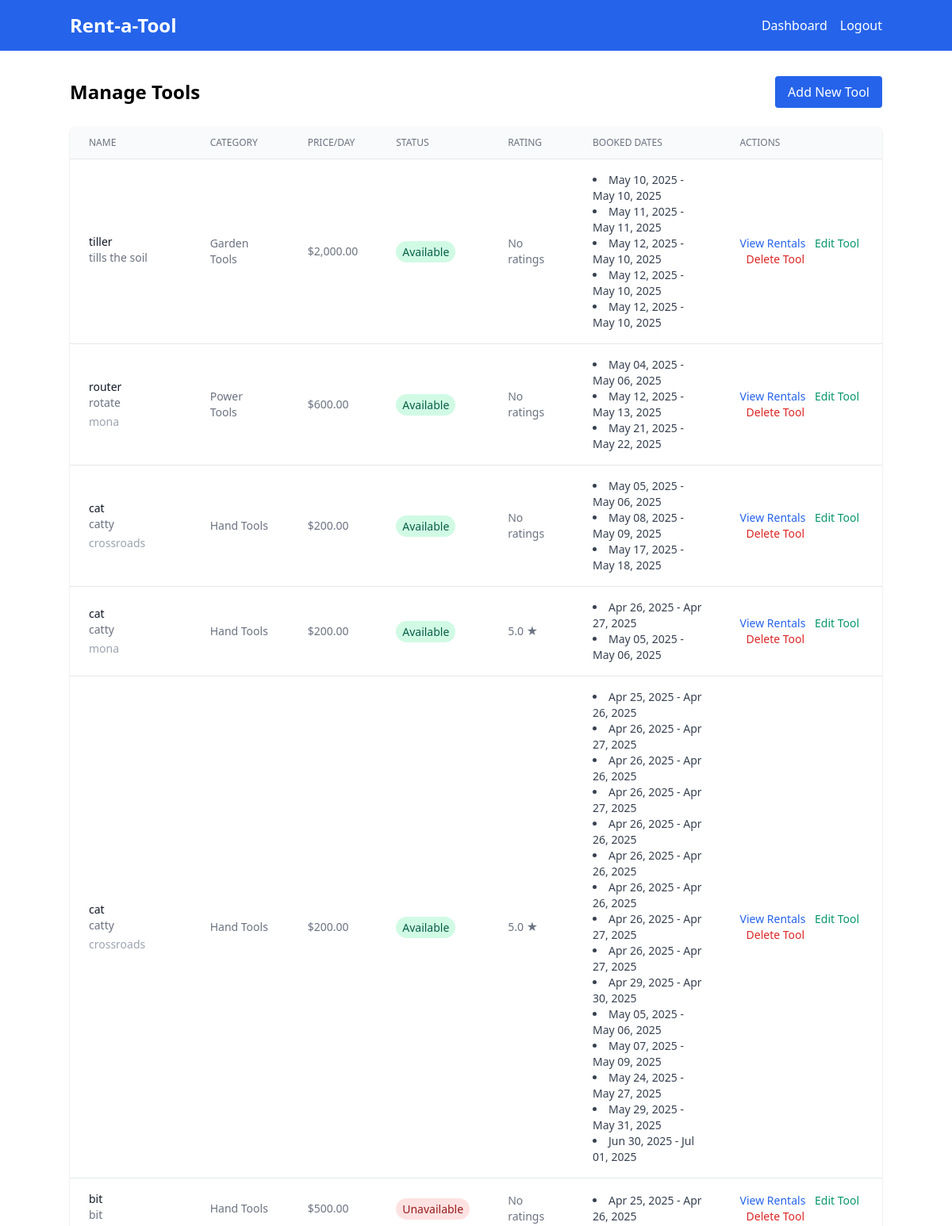
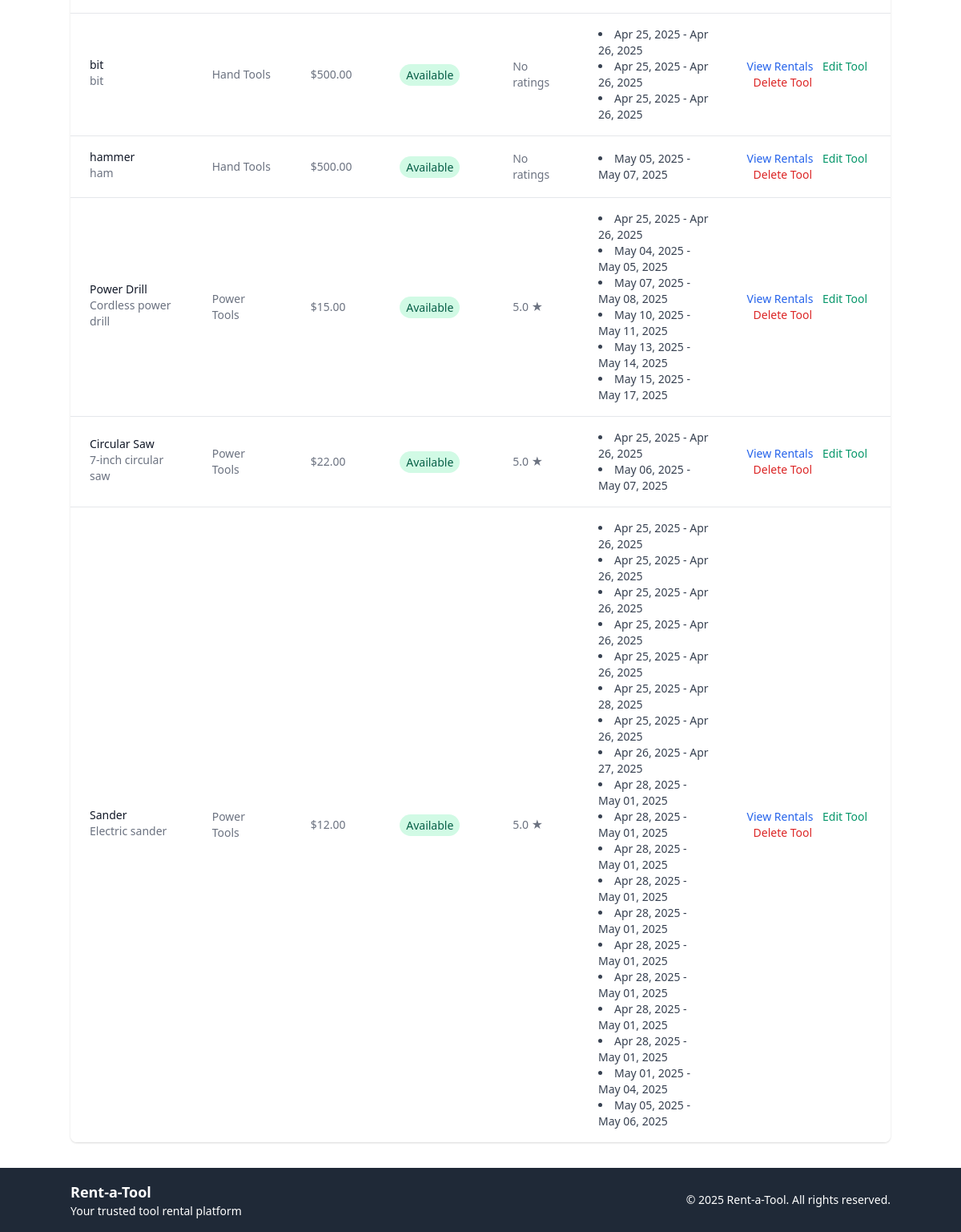
The app's page /dashboard/owner/tools.php (signed in) with its own data (2 pictures, top to bottom).
### tables this page shows
CREATE TABLE `tool` (
  `ToolID` int(11) NOT NULL,
  `OwnerID` int(11) NOT NULL,
  `Name` varchar(100) NOT NULL,
  `Description` text DEFAULT NULL,
  `Images` text DEFAULT NULL,
  `PricePerDay` decimal(10,2) NOT NULL,
  `WeightedRating` float DEFAULT 0,
  `AvailabilityStatus` enum('Available','Rented','Unavailable') DEFAULT 'Available',
  `Category` enum('Hand Tools','Power Tools','Garden Tools','Electronics','Other') NOT NULL,
  `DateAdded` datetime DEFAULT current_timestamp(),
  `Location` varchar(255) DEFAULT NULL,
  `DeliveryOption` enum('Pickup Only','Delivery Available') NOT NULL DEFAULT 'Pickup Only',
  `DeliveryPrice` decimal(10,2) DEFAULT 0.00
);

### dashboard/owner/tools.php (the view, shortened to what this page needs)
<?php
require_once '../../includes/db_connection.php';
require_once '../../includes/header.php';
$stmt = $pdo->prepare("
    SELECT t.*,
           COUNT(DISTINCT r.RentalID) as rental_count,
           AVG(rev.Rating) as avg_rating
    FROM Tool t
    LEFT JOIN Rental r ON t.ToolID = r.ToolID AND r.Status NOT IN ('Rejected', 'Cancelled')
    LEFT JOIN Review rev ON t.ToolID = rev.ReviewedEntityID AND rev.EntityType = 'Tool'
    WHERE t.OwnerID = :ownerID
    GROUP BY t.ToolID
    ORDER BY t.DateAdded DESC
");
$stmt->execute(['ownerID' => $_SESSION['user_id']]);
$tools = $stmt->fetchAll(PDO::FETCH_ASSOC);
$toolBookings = [];
foreach ($tools as $tool) {
    $stmtBookings = $pdo->prepare("
        SELECT RentalStartDate, RentalEndDate
        FROM Rental
        WHERE ToolID = :toolId AND Status NOT IN ('Rejected', 'Cancelled') AND ReturnDate IS NULL
        ORDER BY RentalStartDate
    ");
    $stmtBookings->execute(['toolId' => $tool['ToolID']]);
    $bookings = $stmtBookings->fetchAll(PDO::FETCH_ASSOC);
    $toolBookings[$tool['ToolID']] = $bookings;
}
?>
<div class="container mx-auto my-8">
    <div class="flex justify-between items-center mb-6">
        <h2 class="text-2xl font-bold">Manage Tools</h2>
        <button onclick="showAddToolModal()"
                class="bg-blue-600 text-white px-4 py-2 rounded hover:bg-blue-700">
            Add New Tool
        </button>
    </div>
    <div class="bg-white rounded-lg shadow overflow-hidden">
        <?php if (empty($tools)): ?>
            <p class="p-6 text-gray-600">No tools listed yet. Add your first tool!</p>
        <?php else: ?>
            <table class="min-w-full divide-y divide-gray-200">
                <thead class="bg-gray-50">
                    <tr>
                        <th class="px-6 py-3 text-left text-xs font-medium text-gray-500 uppercase">Name</th>
                        <th class="px-6 py-3 text-left text-xs font-medium text-gray-500 uppercase">Category</th>
                        <th class="px-6 py-3 text-left text-xs font-medium text-gray-500 uppercase">Price/Day</th>
                        <th class="px-6 py-3 text-left text-xs font-medium text-gray-500 uppercase">Status</th>
                        <th class="px-6 py-3 text-left text-xs font-medium text-gray-500 uppercase">Rating</th>
                        <th class="px-6 py-3 text-left text-xs font-medium text-gray-500 uppercase">Booked Dates</th>
                        <th class="px-6 py-3 text-left text-xs font-medium text-gray-500 uppercase">Actions</th>
                    </tr>
                </thead>
                <tbody class="bg-white divide-y divide-gray-200">
                    <?php foreach ($tools as $tool): ?>
                        <tr>
                        <td class="px-6 py-4">
                            <div class="text-sm font-medium text-gray-900">
                                <?php echo htmlspecialchars($tool['Name']); ?>
                            </div>
                            <div class="text-sm text-gray-500">
                                <?php echo htmlspecialchars($tool['Description'] ?? ''); ?>
                            </div>
                            <div class="text-sm text-gray-400 mt-1">
                                <?php echo htmlspecialchars($tool['Location'] ?? ''); ?>
                            </div>
                        </td>
                        <td class="px-6 py-4 text-sm text-gray-500">
                            <?php echo htmlspecialchars($tool['Category']); ?>
                        </td>
                        <td class="px-6 py-4 text-sm text-gray-500">
                            $<?php echo number_format($tool['PricePerDay'], 2); ?>
                        </td>
                        <td class="px-6 py-4">
                            <span class="px-2 py-1 text-sm rounded-full
                                <?php echo $tool['AvailabilityStatus'] === 'Available' ?
                                    'bg-green-100 text-green-800' :
                                    ($tool['AvailabilityStatus'] === 'Rented' ?
                                        'bg-blue-100 text-blue-800' :
                                        'bg-red-100 text-red-800'); ?>">
                                <?php echo $tool['AvailabilityStatus']; ?>
                            </span>
                        </td>
                        <td class="px-6 py-4 text-sm text-gray-500">
                            <?php
                                echo $tool['avg_rating'] ?
                                    number_format($tool['avg_rating'], 1) . ' ★' :
                                    'No ratings';
                            ?>
                        </td>
                        <td class="px-6 py-4 text-sm text-gray-700 max-w-xs">
                            <?php
                            $bookings = $toolBookings[$tool['ToolID']] ?? [];
                            if (empty($bookings)) {
                                echo 'No bookings';
                            } else {
                                echo '<ul class="list-disc list-inside">';
                                foreach ($bookings as $booking) {
                                    echo '<li>' . date('M d, Y', strtotime($booking['RentalStartDate'])) . ' - ' . date('M d, Y', strtotime($booking['RentalEndDate'])) . '</li>';
                                }
                                echo '</ul>';
                            }
                            ?>
                        </td>
                            <td class="px-6 py-4 text-sm">
                                <button onclick="showRentalDetailsModal(<?php echo htmlspecialchars(json_encode($tool)); ?>)"
                                        class="text-blue-600 hover:text-blue-900">
                                    View Rentals
                                </button>
<button onclick='showEditToolModal(<?php echo htmlspecialchars(json_encode($tool), ENT_QUOTES, "UTF-8"); ?>)'
        class="ml-2 text-green-600 hover:text-green-900">
    Edit Tool
</button>
                                <button onclick="deleteTool(<?php echo $tool['ToolID']; ?>)"
                                        class="ml-2 text-red-600 hover:text-red-900">
                                    Delete Tool
                                </button>
                            </td>
                        </tr>
                    <?php endforeach; ?>
                </tbody>
            </table>
        <?php endif; ?>
    </div>
</div>
<?php require_once '../../includes/footer.php'; ?>

### records on screen
tool: Name "tiller", Description "tills the soil", Category "Garden Tools", PricePerDay "2,000.00", AvailabilityStatus "Available", shows "No ratings", RentalStartDate "May 10, 2025", RentalEndDate "May 10, 2025", RentalStartDate "May 11, 2025", RentalEndDate "May 11, 2025", RentalStartDate "May 12, 2025"
tool: Name "router", Description "rotate", Location "mona", Category "Power Tools", PricePerDay "600.00", AvailabilityStatus "Available", shows "No ratings", RentalStartDate "May 04, 2025", RentalEndDate "May 06, 2025", RentalStartDate "May 12, 2025", RentalEndDate "May 13, 2025", RentalStartDate "May 21, 2025", RentalEndDate "May 22, 2025"
tool: Name "cat", Description "catty", Location "crossroads", Category "Hand Tools", PricePerDay "200.00", AvailabilityStatus "Available", shows "No ratings", RentalStartDate "May 05, 2025", RentalEndDate "May 06, 2025", RentalStartDate "May 08, 2025", RentalEndDate "May 09, 2025", RentalStartDate "May 17, 2025", RentalEndDate "May 18, 2025"
tool: Name "cat", Description "catty", Location "mona", Category "Hand Tools", PricePerDay "200.00", AvailabilityStatus "Available", avg_rating "5.0", RentalStartDate "Apr 26, 2025", RentalEndDate "Apr 27, 2025", RentalStartDate "May 05, 2025", RentalEndDate "May 06, 2025"
tool: Name "cat", Description "catty", Location "crossroads", Category "Hand Tools", PricePerDay "200.00", AvailabilityStatus "Available", avg_rating "5.0", RentalStartDate "Apr 25, 2025", RentalEndDate "Apr 26, 2025", RentalStartDate "Apr 26, 2025", RentalEndDate "Apr 27, 2025", RentalStartDate "Apr 29, 2025", RentalEndDate "Apr 30, 2025", RentalStartDate "May 05, 2025", RentalEndDate "May 06, 2025", RentalStartDate "May 07, 2025", RentalEndDate "May 09, 2025", RentalStartDate "May 24, 2025", RentalEndDate "May 27, 2025", RentalStartDate "May 29, 2025", RentalEndDate "May 31, 2025", RentalStartDate "Jun 30, 2025", RentalEndDate "Jul 01, 2025"
tool: Name "bit", Description "bit", Category "Hand Tools", PricePerDay "500.00", AvailabilityStatus "Unavailable", shows "No ratings", RentalStartDate "Apr 25, 2025", RentalEndDate "Apr 26, 2025"
tool: Name "bit", Description "bit", Category "Hand Tools", PricePerDay "500.00", AvailabilityStatus "Available", shows "No ratings", RentalStartDate "Apr 25, 2025", RentalEndDate "Apr 26, 2025"
tool: Name "hammer", Description "ham", Category "Hand Tools", PricePerDay "500.00", AvailabilityStatus "Available", shows "No ratings", RentalStartDate "May 05, 2025", RentalEndDate "May 07, 2025"
tool: Name "Power Drill", Description "Cordless power drill", Category "Power Tools", PricePerDay "15.00", AvailabilityStatus "Available", avg_rating "5.0", RentalStartDate "Apr 25, 2025", RentalEndDate "Apr 26, 2025", RentalStartDate "May 04, 2025", RentalEndDate "May 05, 2025", RentalStartDate "May 07, 2025", RentalEndDate "May 08, 2025", RentalStartDate "May 10, 2025", RentalEndDate "May 11, 2025", RentalStartDate "May 13, 2025", RentalEndDate "May 14, 2025", RentalStartDate "May 15, 2025", RentalEndDate "May 17, 2025"
tool: Name "Circular Saw", Description "7-inch circular saw", Category "Power Tools", PricePerDay "22.00", AvailabilityStatus "Available", avg_rating "5.0", RentalStartDate "Apr 25, 2025", RentalEndDate "Apr 26, 2025", RentalStartDate "May 06, 2025", RentalEndDate "May 07, 2025"
tool: Name "Sander", Description "Electric sander", Category "Power Tools", PricePerDay "12.00", AvailabilityStatus "Available", avg_rating "5.0", RentalStartDate "Apr 25, 2025", RentalEndDate "Apr 26, 2025", RentalEndDate "Apr 28, 2025", RentalStartDate "Apr 26, 2025", RentalEndDate "Apr 27, 2025", RentalStartDate "Apr 28, 2025", RentalEndDate "May 01, 2025", RentalStartDate "May 01, 2025", RentalEndDate "May 04, 2025", RentalStartDate "May 05, 2025", RentalEndDate "May 06, 2025"
